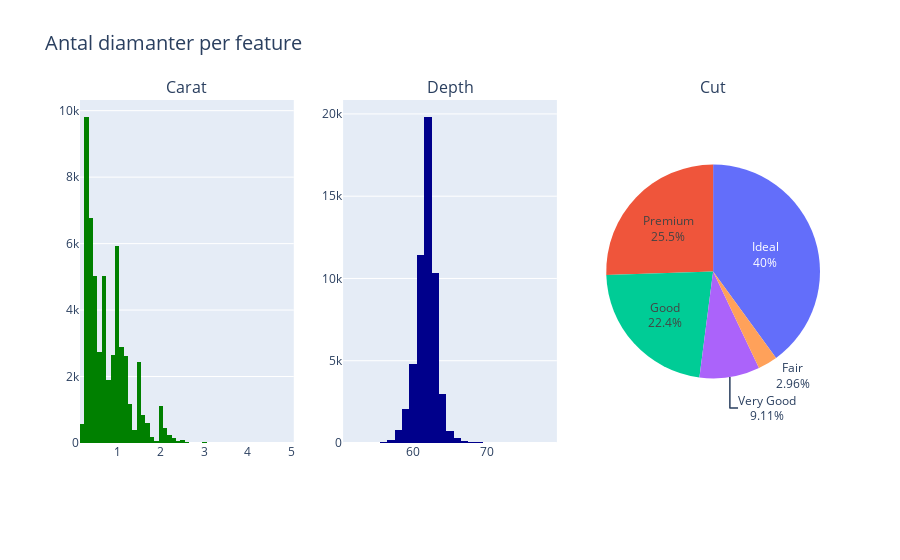

The notebook cell this image was saved under:
### Code cell
import plotly.graph_objects as go
from plotly.subplots import make_subplots
## Subplot
fig = make_subplots(
    rows=1, cols=3,
    subplot_titles=["Carat", "Depth", "Cut"],
    specs=[[{"type": "xy"}, {"type": "xy"}, {"type": "domain"}]]  #histogram = type=xy, pieplot = domain
)
## Carat-antaldiamanater plot
fig.add_trace(
    go.Histogram(x=df["carat"], nbinsx=50, marker_color="green", name="Carat"),
    row=1, col=1
)
fig.add_trace(
    go.Histogram(x=df["depth"], nbinsx=50, marker_color="darkblue", name="Depth"),
    row=1, col=2
)

fig.add_trace(
    go.Pie(labels=df["cut"].unique(), values=df["cut"].value_counts(), textinfo="label+percent", name="Cut"),
    row=1, col=3
)

fig.update_layout(
    title_text="Antal diamanter per feature",
    title_font_size=20,
    showlegend=False
)
fig.show()

### Figure 1 — Plotly figure (JSON) as saved in the notebook; plotly's stock layout.template omitted (floating-point values rounded to 4 significant figures; data arrays with more than 128 entries replaced by an {"elided": "..."} marker saying what was removed)
{"data": [{"marker": {"color": "green"}, "name": "Carat", "nbinsx": 50, "type": "histogram", "x": {"elided": "53771 float values"}, "xaxis": "x", "yaxis": "y"}, {"marker": {"color": "darkblue"}, "name": "Depth", "nbinsx": 50, "type": "histogram", "x": {"elided": "53771 float values"}, "xaxis": "x2", "yaxis": "y2"}, {"domain": {"x": [0.7111, 1], "y": [0, 1]}, "labels": ["Ideal", "Premium", "Good", "Very Good", "Fair"], "name": "Cut", "textinfo": "label+percent", "type": "pie", "values": [21497, 13723, 12062, 4897, 1592]}], "layout": {"annotations": [{"font": {"size": 16}, "showarrow": false, "text": "Carat", "x": 0.1444, "xanchor": "center", "xref": "paper", "y": 1, "yanchor": "bottom", "yref": "paper"}, {"font": {"size": 16}, "showarrow": false, "text": "Depth", "x": 0.5, "xanchor": "center", "xref": "paper", "y": 1, "yanchor": "bottom", "yref": "paper"}, {"font": {"size": 16}, "showarrow": false, "text": "Cut", "x": 0.8556, "xanchor": "center", "xref": "paper", "y": 1, "yanchor": "bottom", "yref": "paper"}], "autosize": true, "showlegend": false, "title": {"font": {"size": 20}, "text": "Antal diamanter per feature"}, "xaxis": {"anchor": "y", "autorange": true, "domain": [0, 0.2889], "range": [0.15, 5.05], "type": "linear"}, "xaxis2": {"anchor": "y2", "autorange": true, "domain": [0.3556, 0.6444], "range": [50.5, 79.5], "type": "linear"}, "yaxis": {"anchor": "x", "autorange": true, "domain": [0, 1], "range": [0, 10320.0]}, "yaxis2": {"anchor": "x2", "autorange": true, "domain": [0, 1], "range": [0, 20850.0]}}}
